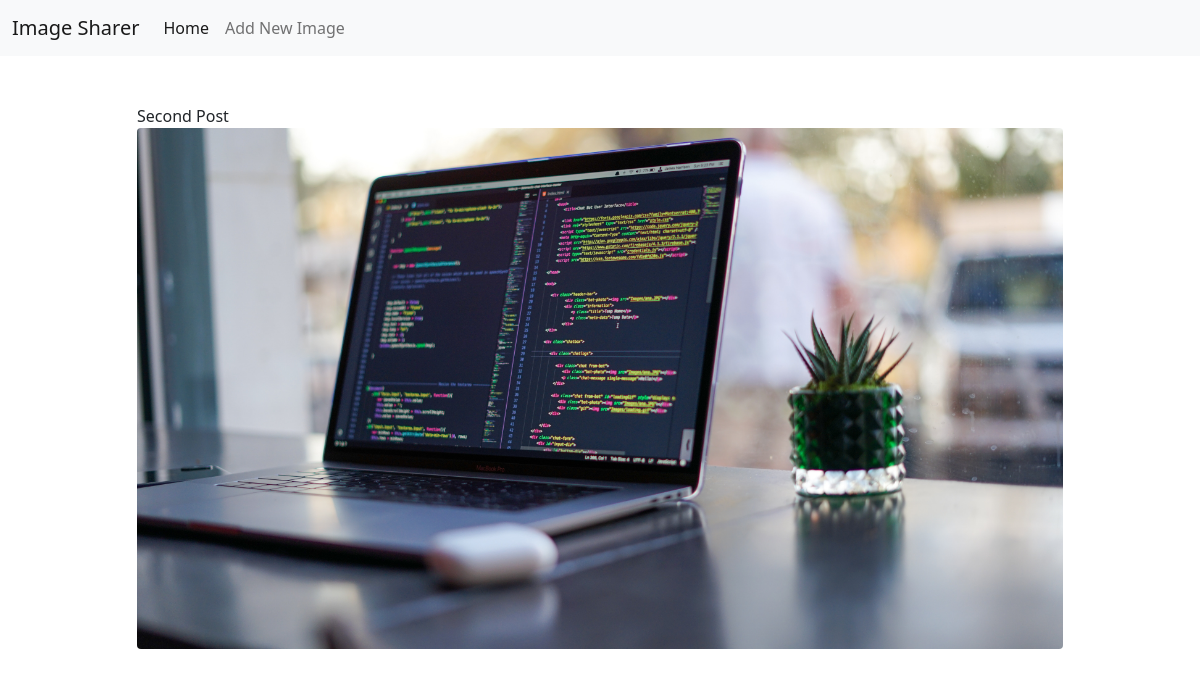
The app's page /detail/7 with its own data.
### feed/models.py (models this page shows, shortened)
class Post(models.Model):
    text = models.CharField(max_length=140, blank=False, null=False)
    image = ImageField()

### feed/views.py (the view)
# urls.py: path('detail/<int:pk>', PostDetailView.as_view(), name='detail'),
class PostDetailView(DetailView):
    template_name = 'detail.html'
    model = Post

### templates/detail.html (shortened to what this page needs)
{% extends "base.html" %}
{% block body %}
    <div class="row">
        <div class="col-sm-10 offset-sm-1 py-5">
            {{ object.text }}
            <img src="{{ object.image.url }}" class="img-fluid rounded">
        </div>
    </div>
{% endblock %}

### records on screen
Post: text "Second Post", image (picture)
